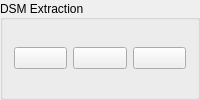
      <widget class="QGroupBox" name="groupBox_11">
       <property name="title">
        <string>DSM Extraction</string>
       </property>
       <property name="alignment">
        <set>Qt::AlignLeading|Qt::AlignLeft|Qt::AlignVCenter</set>
       </property>
       <layout class="QGridLayout" name="gridLayout_8">
        <item row="0" column="1">
         <widget class="QPushButton" name="demButton">
          <property name="toolTip">
           <string>&lt;html&gt;&lt;head/&gt;&lt;body&gt;&lt;p&gt;Automatic DSM extraction&lt;/p&gt;&lt;/body&gt;&lt;/html&gt;</string>
          </property>
          <property name="text">
           <string/>
          </property>
          <property name="icon">
           <iconset resource="../resource/resource.qrc">
            <normaloff>:/icon/dem.png</normaloff>:/icon/dem.png</iconset>
          </property>
          <property name="iconSize">
           <size>
            <width>30</width>
            <height>30</height>
           </size>
          </property>
         </widget>
        </item>
        <item row="0" column="2">
         <widget class="QPushButton" name="saveButton2">
          <property name="toolTip">
           <string>Save DSM</string>
          </property>
          <property name="text">
           <string/>
          </property>
          <property name="icon">
           <iconset resource="../resource/resource.qrc">
            <normaloff>:/icon/disquette.png</normaloff>:/icon/disquette.png</iconset>
          </property>
          <property name="iconSize">
           <size>
            <width>30</width>
            <height>30</height>
           </size>
          </property>
         </widget>
        </item>
        <item row="0" column="3">
         <widget class="QPushButton" name="loadButton">
          <property name="toolTip">
           <string>Load Extracted DSM</string>
          </property>
          <property name="text">
           <string/>
          </property>
          <property name="icon">
           <iconset resource="../resource/resource.qrc">
            <normaloff>:/icon/fileopen.png</normaloff>:/icon/fileopen.png</iconset>
          </property>
          <property name="iconSize">
           <size>
            <width>30</width>
            <height>30</height>
           </size>
          </property>
         </widget>
        </item>
       </layout>
      </widget>
